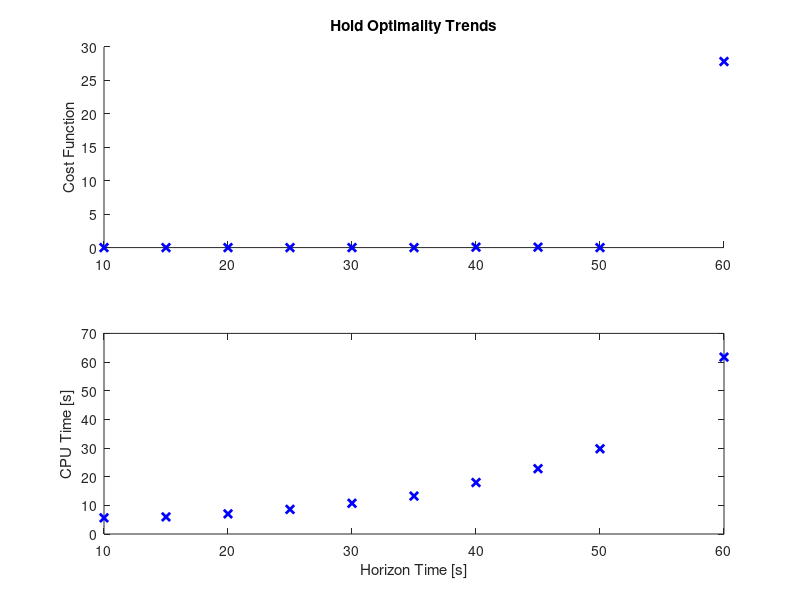

Reproduce this figure in MATLAB.
%Hold Trend
close all, clear all, clc

w1 = 1e-1; %Thrust

%fuel parameters
g0 = 9.80665;
I = 800;            %s
umax = 0.26;        %N
ISP = I/(0.5*g0);   %Full tank mass ~0.5kg
mdot = umax/ISP/g0;

%FullSoln
tmax = 60;
fval = 27.8273;
cpuT = 61.7231;

T = [10, 15, 20, 25, 30, 35, 40, 45, 50, tmax]; %horizon time
f = [0.5, 0.5, 0.5, 0.5, 0.5, 0.5, 0.4999, 0.4999, 0.5, 0.5-fval*mdot/w1]; %fuel left
C = [5.6418, 5.9697, 7.0277, 8.5848,10.7176,13.2279, 17.9631, 22.7991, 29.7511, cpuT]; %cpu time

%cost function
J = w1*(0.5-f)/mdot;

figure
subplot(2,1,1)
hold on
plot(T,J,'bx','linewidth',2)
title('Hold Optimality Trends')
ylabel('Cost Function')

subplot(2,1,2)
plot(T,C,'bx','linewidth',2)
xlabel('Horizon Time [s]')
ylabel('CPU Time [s]')


